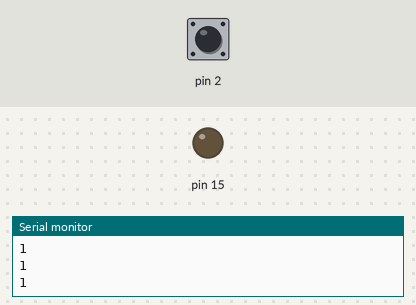
The sketch below on a simulated Arduino Uno, built with avr-gcc and run on an emulated ATmega328P. Parts: output pins drawn as LEDs (lit = HIGH), the last lines printed to the serial monitor. Inputs (shaded band) come from the test bench; at power-on: pin 2 HIGH.

Above: at 1.3 s.
1.4 s: pin 2 pulled LOW for 0.3 s
At 1.9 s:
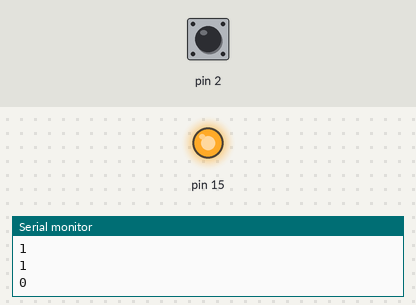
3.5 s: pin 2 pulled LOW for 3.2 s
At 7.7 s:
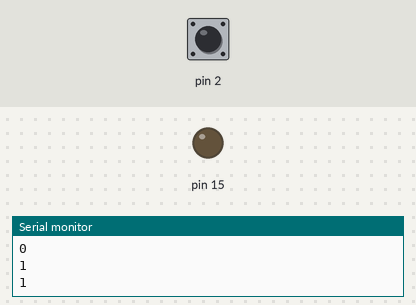
Timing chart, 0 to 9.2 s (numbered marks = the images above; inputs shaded):
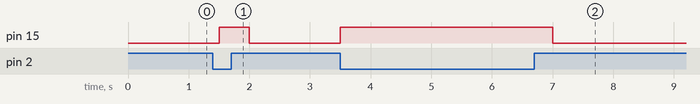

The sketch:

Switch.ino
```cpp
void setup() {
  // put your setup code here, to run once:
  Serial.begin(115200);
  pinMode(2, INPUT_PULLUP);
  pinMode(15, OUTPUT);

}

void loop() {
  // put your main code here, to run repeatedly:
  Serial.println(digitalRead(2));
  if(digitalRead(2) == 1)
    digitalWrite(15, LOW);
  else
    digitalWrite(15, HIGH);
  delay(500);
}
```

Measured:
- after the input at 1.4 s, pin 15: LOW → HIGH after 0.10 s, → LOW 0.50 s later
- after the input at 3.5 s, pin 15: LOW → HIGH at once, → LOW 3.5 s later
